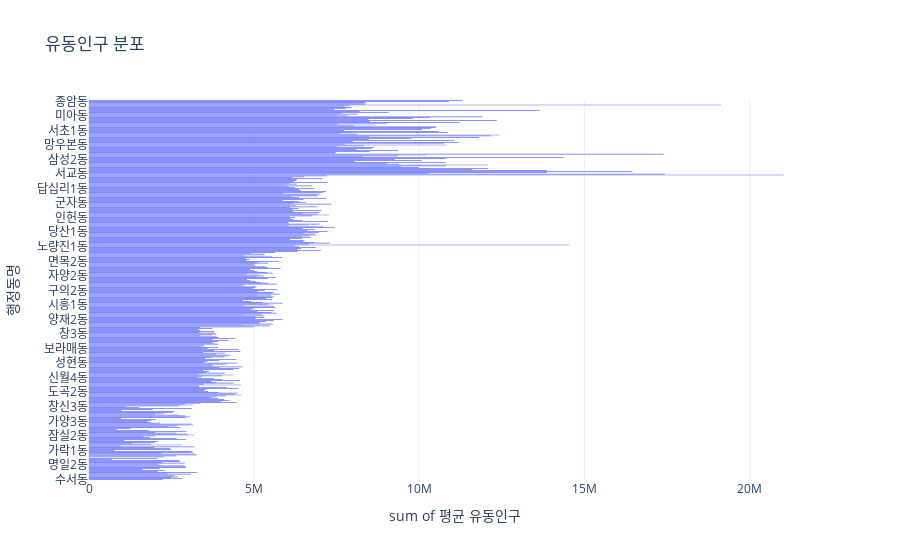

Notebook cell for this chart:
### Code cell
# 1. 라이브러리 불러오기
import pandas as pd
import numpy as np
import matplotlib.pyplot as plt
import seaborn as sns
import plotly.express as px

df = pd.read_csv('./유동인구_매출_비교분석_2022_2025.csv', encoding='utf-8')

print(df)
print(df.shape)           # 행, 열 개수
print(df.info())          # 컬럼 정보
print(df.describe())      # 기술통계



# 시각화
fig = px.histogram(df, x='평균_유동인구', y='행정동명', title='유동인구 분포', 
                   labels={'평균_유동인구': '평균 유동인구'},
                   template='plotly_white')
fig.show()

### Figure 1 — Plotly figure (JSON) as saved in the notebook; plotly's stock layout.template omitted (floating-point values rounded to 4 significant figures; data arrays with more than 128 entries replaced by an {"elided": "..."} marker saying what was removed)
{"data": [{"bingroup": "y", "histfunc": "sum", "hovertemplate": "sum of 평균 유동인구=%{x}<br>행정동명=%{y}<extra></extra>", "legendgroup": "", "marker": {"color": "#636efa", "pattern": {"shape": ""}}, "name": "", "orientation": "h", "showlegend": false, "type": "histogram", "x": {"elided": "419 int values"}, "xaxis": "x", "y": {"elided": "419 str values"}, "yaxis": "y"}], "layout": {"barmode": "relative", "legend": {"tracegroupgap": 0}, "title": {"text": "유동인구 분포"}, "xaxis": {"anchor": "y", "domain": [0, 1], "title": {"text": "sum of 평균 유동인구"}}, "yaxis": {"anchor": "x", "domain": [0, 1], "title": {"text": "행정동명"}}}}
